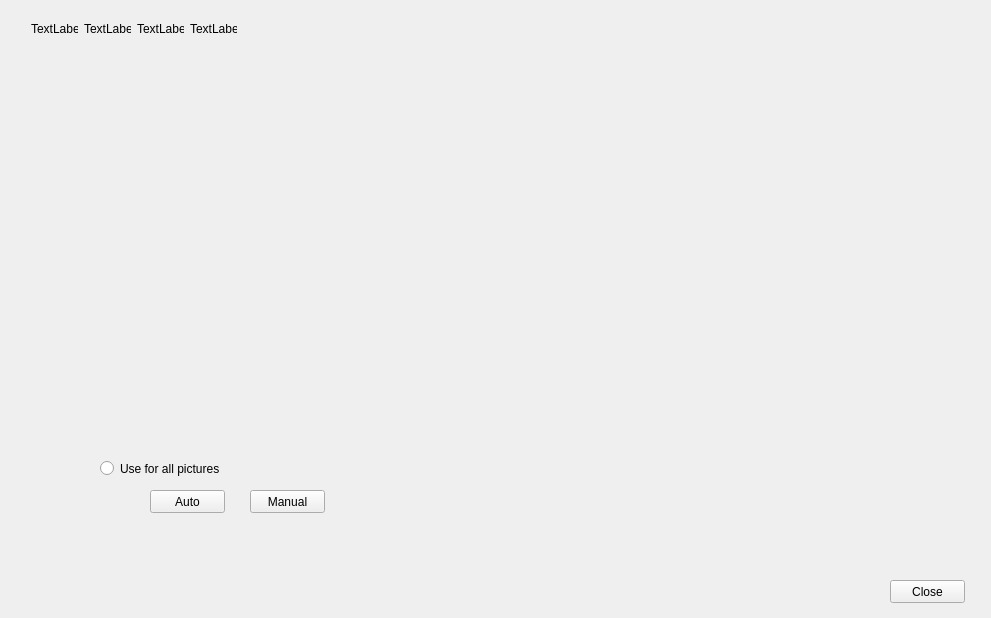
<?xml version="1.0" encoding="UTF-8"?>
<ui version="4.0">
 <class>DetectionWindow</class>
 <widget class="QWidget" name="DetectionWindow">
  <property name="geometry">
   <rect>
    <x>0</x>
    <y>0</y>
    <width>991</width>
    <height>618</height>
   </rect>
  </property>
  <property name="windowTitle">
   <string>DetectionWindow</string>
  </property>
  <widget class="QPushButton" name="AutomaticButton">
   <property name="geometry">
    <rect>
     <x>150</x>
     <y>490</y>
     <width>75</width>
     <height>23</height>
    </rect>
   </property>
   <property name="text">
    <string>Auto</string>
   </property>
  </widget>
  <widget class="QPushButton" name="ManualButton">
   <property name="geometry">
    <rect>
     <x>250</x>
     <y>490</y>
     <width>75</width>
     <height>23</height>
    </rect>
   </property>
   <property name="text">
    <string>Manual</string>
   </property>
  </widget>
  <widget class="QRadioButton" name="radioButton">
   <property name="geometry">
    <rect>
     <x>100</x>
     <y>460</y>
     <width>121</width>
     <height>17</height>
    </rect>
   </property>
   <property name="text">
    <string>Use for all pictures</string>
   </property>
  </widget>
  <widget class="QPushButton" name="CloseButton">
   <property name="geometry">
    <rect>
     <x>890</x>
     <y>580</y>
     <width>75</width>
     <height>23</height>
    </rect>
   </property>
   <property name="text">
    <string>Close</string>
   </property>
  </widget>
  <widget class="QLabel" name="label_2">
   <property name="geometry">
    <rect>
     <x>84</x>
     <y>21</y>
     <width>47</width>
     <height>16</height>
    </rect>
   </property>
   <property name="text">
    <string>TextLabel</string>
   </property>
  </widget>
  <widget class="QLabel" name="label_3">
   <property name="geometry">
    <rect>
     <x>137</x>
     <y>21</y>
     <width>47</width>
     <height>16</height>
    </rect>
   </property>
   <property name="text">
    <string>TextLabel</string>
   </property>
  </widget>
  <widget class="QLabel" name="label_4">
   <property name="geometry">
    <rect>
     <x>31</x>
     <y>21</y>
     <width>47</width>
     <height>16</height>
    </rect>
   </property>
   <property name="text">
    <string>TextLabel</string>
   </property>
  </widget>
  <widget class="QLabel" name="label">
   <property name="geometry">
    <rect>
     <x>190</x>
     <y>21</y>
     <width>47</width>
     <height>16</height>
    </rect>
   </property>
   <property name="text">
    <string>TextLabel</string>
   </property>
  </widget>
 </widget>
 <layoutdefault spacing="6" margin="11"/>
 <resources/>
 <connections/>
</ui>
